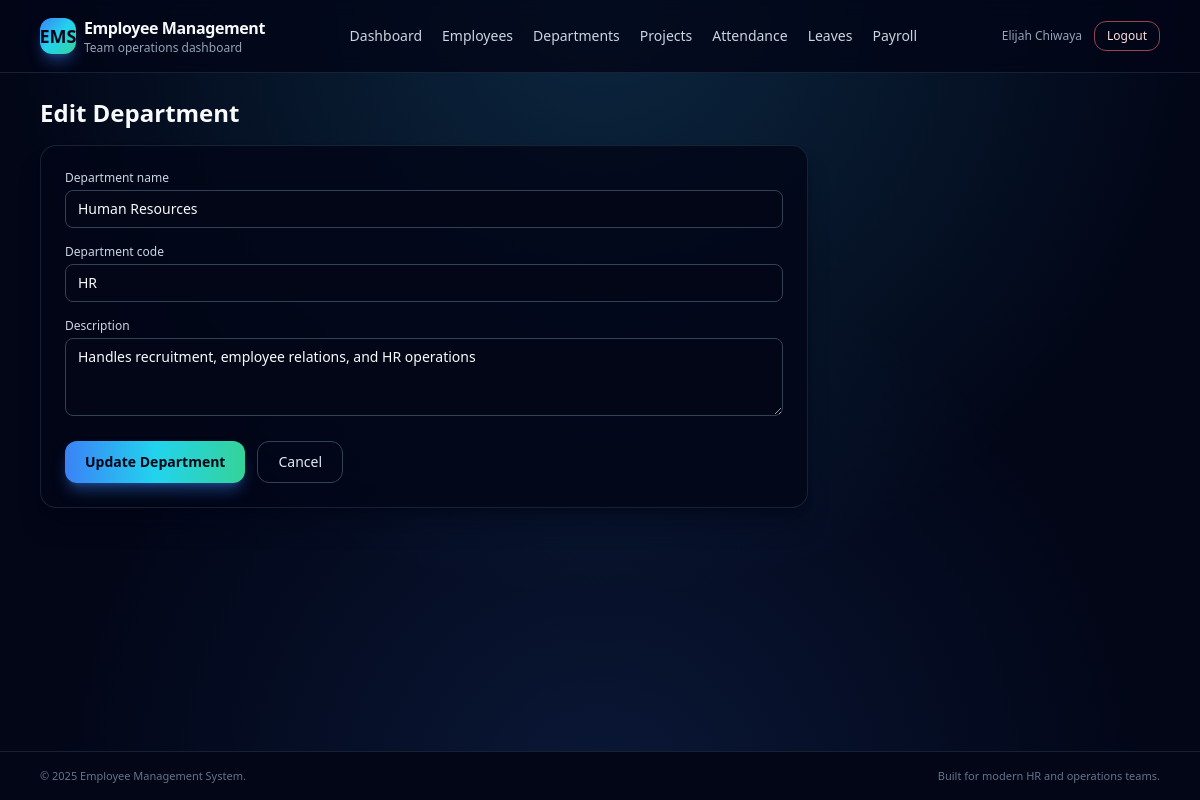
Page /department_edit.php?id=1 (signed in) on the committed database.
### tables this page shows
CREATE TABLE `departments` (
  `department_id` int(11) NOT NULL,
  `department_name` varchar(100) NOT NULL,
  `department_code` varchar(10) NOT NULL,
  `manager_id` int(11) DEFAULT NULL,
  `budget` decimal(15,2) DEFAULT 0.00,
  `established_date` date DEFAULT NULL,
  `description` text DEFAULT NULL,
  `created_at` timestamp NOT NULL DEFAULT current_timestamp(),
  `updated_at` timestamp NOT NULL DEFAULT current_timestamp() ON UPDATE current_timestamp()
);

### functions.php (called while the page is built, shortened)
<?php
function h($string) {
    return htmlspecialchars($string, ENT_QUOTES, 'UTF-8');
}

### department_edit.php (the view, shortened to what this page needs)
<?php
require_once 'functions.php';
require_once 'db.php';
$department_id = isset($_GET['id']) ? (int)$_GET['id'] : 0;
$stmt = $pdo->prepare('SELECT * FROM departments WHERE department_id = ?');
$stmt->execute([$department_id]);
$dept = $stmt->fetch();
include '../includes/header.php';
?>
<h2 class="text-2xl font-semibold mb-4">Edit Department</h2>
<div class="max-w-3xl">
  <form method="POST" class="rounded-2xl border border-slate-800/80 bg-slate-950/80 p-6 shadow-xl shadow-slate-950/40 text-sm">
    <div class="space-y-4">
      <div>
        <label for="department_name" class="block text-xs font-medium text-slate-300 mb-1">Department name</label>
        <input id="department_name" name="department_name" type="text" required
               class="w-full rounded-lg border border-slate-700 bg-slate-950 px-3 py-2 text-sm text-slate-50 placeholder:text-slate-500 focus:outline-none focus:ring-2 focus:ring-cyan-400 focus:border-transparent"
               value="<?= h($dept['department_name']) ?>">
      </div>
      <div>
        <label for="department_code" class="block text-xs font-medium text-slate-300 mb-1">Department code</label>
        <input id="department_code" name="department_code" type="text" maxlength="10" required
               class="w-full rounded-lg border border-slate-700 bg-slate-950 px-3 py-2 text-sm text-slate-50 placeholder:text-slate-500 focus:outline-none focus:ring-2 focus:ring-cyan-400 focus:border-transparent"
               value="<?= h($dept['department_code']) ?>">
      </div>
      <div>
        <label for="description" class="block text-xs font-medium text-slate-300 mb-1">Description</label>
        <textarea id="description" name="description" rows="3"
                  class="w-full rounded-lg border border-slate-700 bg-slate-950 px-3 py-2 text-sm text-slate-50 placeholder:text-slate-500 focus:outline-none focus:ring-2 focus:ring-cyan-400 focus:border-transparent"><?= h($dept['description'] ?? '') ?></textarea>
      </div>
    </div>
    <div class="mt-5 flex flex-wrap gap-3">
      <button type="submit"
              class="inline-flex items-center justify-center rounded-xl bg-gradient-to-r from-blue-500 via-cyan-400 to-emerald-400 px-5 py-2.5 text-sm font-semibold text-slate-950 shadow-lg shadow-blue-500/40 hover:shadow-blue-400/60 hover:translate-y-[1px] transition-all">
        Update Department
      </button>
      <a href="<?= BASE_PATH ?>/pages/departments.php" class="inline-flex items-center justify-center rounded-xl border border-slate-700 px-5 py-2.5 text-sm font-medium text-slate-200 hover:border-slate-400 hover:text-white transition-colors">
        Cancel
      </a>
    </div>
  </form>
</div>
<?php include '../includes/footer.php'; ?>

### rows in the picture
departments: department_name "Human Resources", department_code "HR", description "Handles recruitment, employee relations, and HR operations"

### other values in the picture
$_SESSION['name'] "Elijah Chiwaya"
